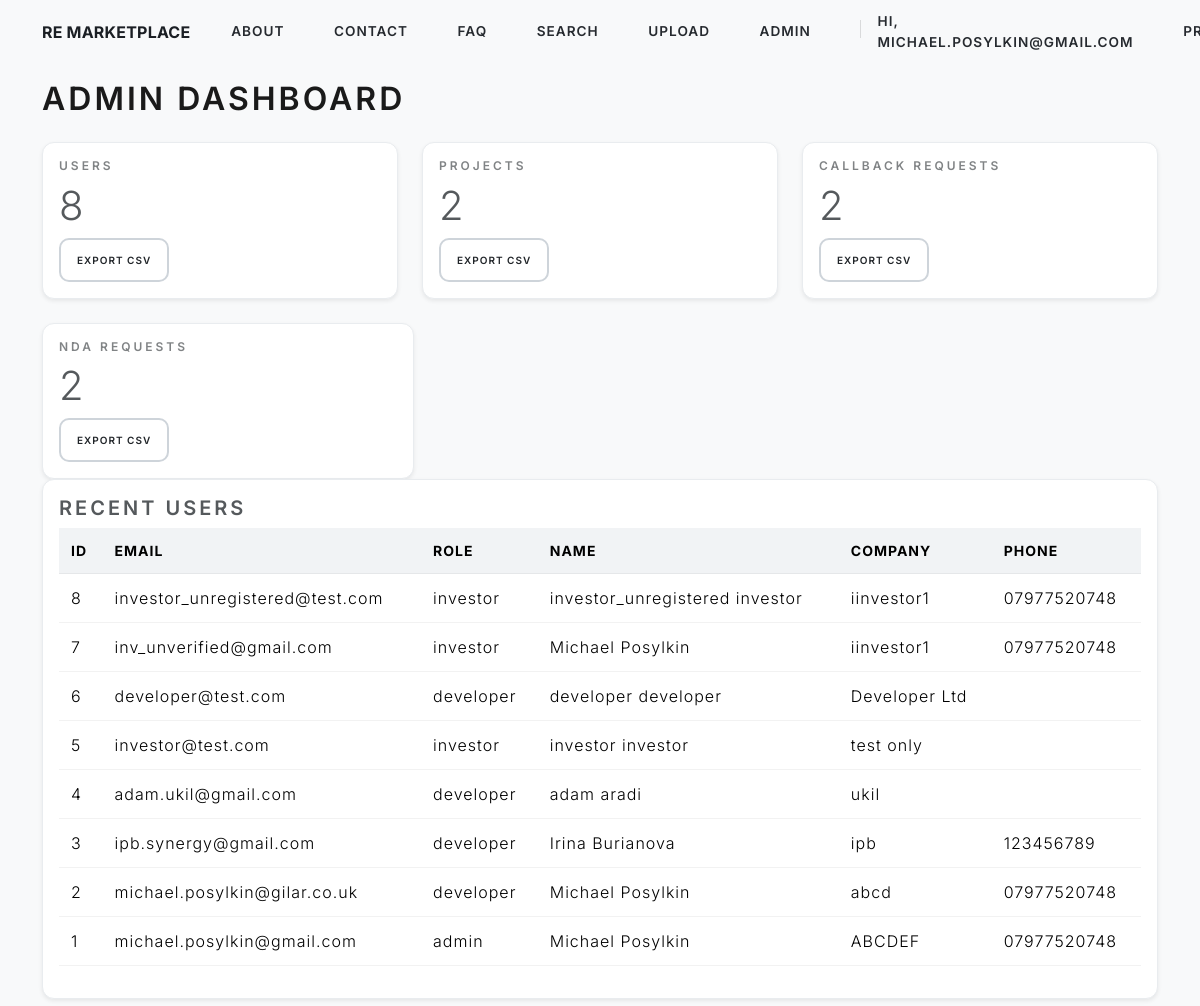
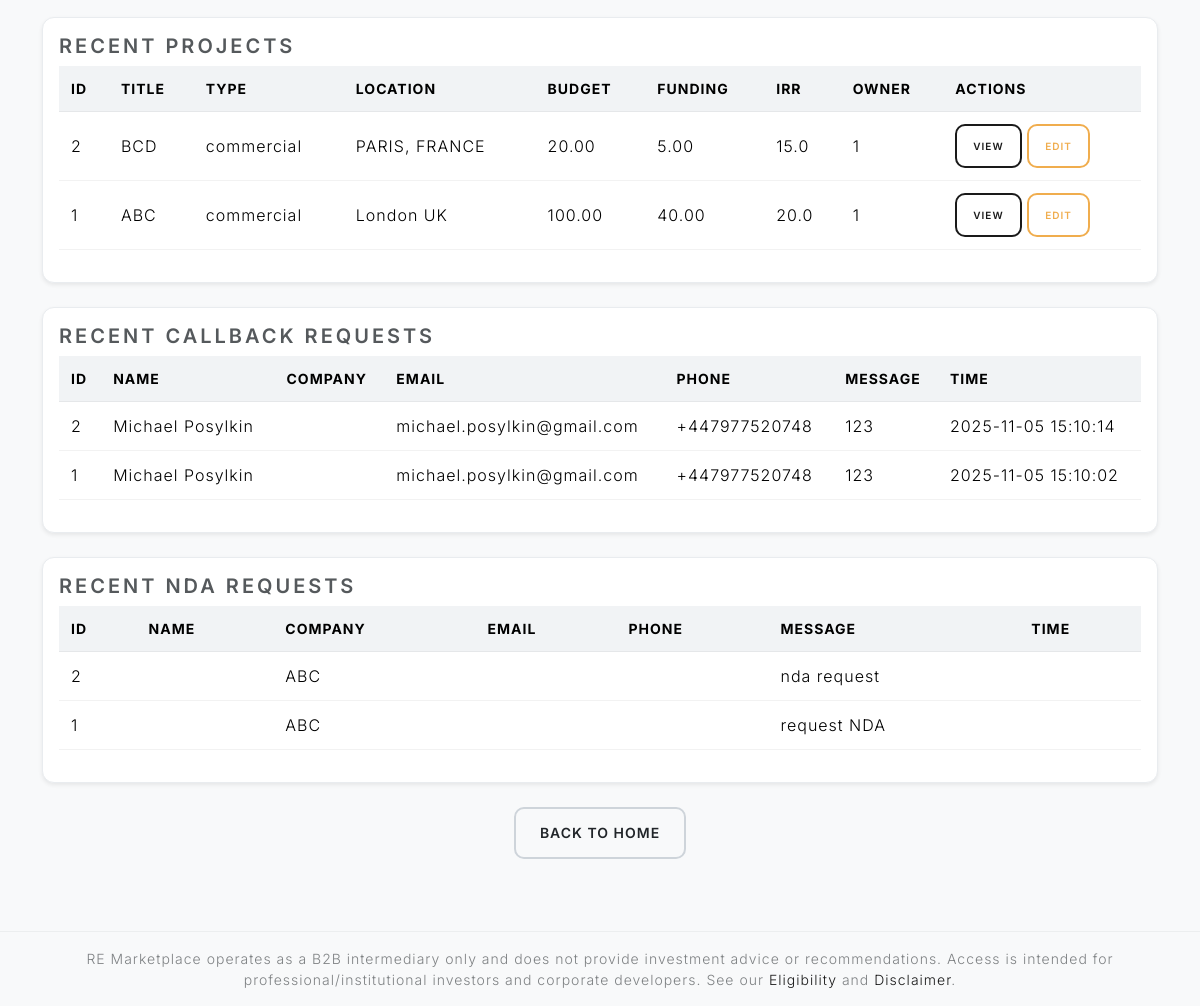
/admin-dashboard (signed in), run on the app's committed database (2 pictures, top to bottom).
### models.py (models this page shows, shortened)
class User(UserMixin, db.Model):
    id = db.Column(db.Integer, primary_key=True)
    email = db.Column(db.String(150), nullable=False, unique=True)
    password_hash = db.Column(db.String(150), nullable=False)
    role = db.Column(db.String(20), default='developer')
    track_record = db.Column(db.String(200), nullable=True)   # e.g. "10 years / 12 deals"
    geo_focus    = db.Column(db.String(150), nullable=True)   # e.g. "UK, DACH, Nordics"
    company_name = db.Column(db.String(150))
    position_in_company = db.Column(db.String(50))
    company_website = db.Column(db.String(255))
    company_address = db.Column(db.String(300))
    phone = db.Column(db.String(30))
    first_name = db.Column(db.String(100))
    surname = db.Column(db.String(100))
    aum = db.Column(db.String(20))  # values: 'lt50', '50-100', 'gt100'
    is_verified = db.Column(db.Boolean, nullable=False, default=False)
    projects = db.relationship('Project', backref='owner', lazy=True)
    preferences_json = db.Column(db.JSON, nullable=False, default=dict)
    @hybrid_property
    def preferred_asset_classes(self):
        return self._pref_get("preferred_asset_classes", "")
    @hybrid_property
    def location_type_preference(self):
        return self._pref_get("location_type_preference", "")
    @hybrid_property
    def target_min_irr(self):
        return self._pref_get("target_min_irr", "")
    @hybrid_property
    def email_updates(self):
        return bool(self._pref_get("email_updates", False))
    @hybrid_property
    def ticket_min(self):
        return self._pref_get("ticket_min", "")
    @hybrid_property
    def ticket_max(self):
        return self._pref_get("ticket_max", "")

class Project(db.Model):
    id = db.Column(db.Integer, primary_key=True)
    title = db.Column(db.String(200), nullable=False)
    description = db.Column(db.Text, nullable=False)
    project_type = db.Column(db.String(50), default='commercial')  # e.g., 'residential', 'commercial'
    budget = db.Column(db.Float, nullable=False)
    funding = db.Column(db.Float, nullable=False)
    duration = db.Column(db.Integer, nullable=True)
    irr = db.Column(db.Float, nullable=False)
    location = db.Column(db.String(100), nullable=False)
    risk_level = db.Column(db.Integer, default=5)  # 1-10 scale
    secured = db.Column(db.String(50), default='mezz')
    attachment_path = db.Column(db.String(300))
    timeline = db.Column(db.String(200), nullable=True)
    exit_strategy = db.Column(db.String(200), nullable=True)
    developer_tr = db.Column(db.String(200), nullable=True)
    website = db.Column(db.String(200), nullable=True)
    preapproved_facility = db.Column(db.String(100), nullable=True)
    brand_partnership = db.Column(db.String(100), nullable=True)
    MOIC_EM = db.Column(db.Float, nullable=True)
    sponsor_equity = db.Column(db.Float, nullable=False)
    location_type = db.Column(db.String(50), default='prime') # e.g., 'prime', 'non-prime'
    user_id = db.Column(db.Integer, db.ForeignKey('user.id'), nullable=False)  # New: Links to user

class CallbackRequest(db.Model):
    id = db.Column(db.Integer, primary_key=True)
    name = db.Column(db.String(100), nullable=False)
    company = db.Column(db.String(100))
    email = db.Column(db.String(120))
    phone = db.Column(db.String(50), nullable=False)
    message = db.Column(db.Text)
    timestamp = db.Column(db.DateTime, default=db.func.now())

class NDARequest(db.Model):
    id = db.Column(db.Integer, primary_key=True)
    user_id = db.Column(db.Integer, db.ForeignKey("user.id"), nullable=False)
    project_id = db.Column(db.Integer, db.ForeignKey("project.id"), nullable=True)
    company = db.Column(db.String(150), nullable=False)
    contact_name = db.Column(db.String(100), nullable=False)
    contact_email = db.Column(db.String(255), nullable=False)
    message = db.Column(db.Text, nullable=True)
    created_at = db.Column(db.DateTime, server_default=db.func.now())

### app.py (the view)
@app.route("/admin-dashboard")
@login_required
def admin_dashboard():
    if getattr(current_user, "role", "") != "admin":
        flash("Admin only.", "warning")
        return redirect(url_for("home"))
    users_count = db.session.query(func.count(User.id)).scalar()
    projects_count = db.session.query(func.count(Project.id)).scalar()
    try:
        callbacks_count = db.session.query(func.count(CallbackRequest.id)).scalar()
    except Exception:
        callbacks_count = 0
    try:
        nDAs_count = db.session.query(func.count(NDARequest.id)).scalar()
    except Exception:
        nDAs_count = 0
    recent_users = User.query.order_by(desc(User.id)).limit(10).all()
    recent_projects = Project.query.order_by(desc(Project.id)).limit(10).all()
    try:
        recent_callbacks = CallbackRequest.query.order_by(desc(CallbackRequest.timestamp)).limit(10).all()
    except Exception:
        recent_callbacks = []
    try:
        recent_NDA_Requests = NDARequest.query.order_by(desc(NDARequest.created_at)).limit(10).all()
    except Exception:
        recent_NDA_Requests = []
    return render_template(
        "admin_dashboard.html",
        users_count=users_count,
        projects_count=projects_count,
        callbacks_count=callbacks_count,
        nDAs_count=nDAs_count,
        recent_users=recent_users,
        recent_projects=recent_projects,
        recent_callbacks=recent_callbacks,
        recent_NDA_Requests=recent_NDA_Requests,
    )

### templates/admin_dashboard.html (shortened to what this page needs)
{% extends "base.html" %}
{% block content %}
<div class="container py-4">
  <h1 class="mb-4">Admin Dashboard</h1>
  <div class="row g-4 mb-4">
    <div class="col-md-4">
      <div class="card shadow-sm h-100">
        <div class="card-body">
          <h6 class="text-muted text-uppercase">Users</h6>
          <div class="display-6">{{ users_count }}</div>
          <a href="{{ url_for('export_users_csv') }}" class="btn btn-sm btn-outline-secondary mt-2">Export CSV</a>
        </div>
      </div>
    </div>
    <div class="col-md-4">
      <div class="card shadow-sm h-100">
        <div class="card-body">
          <h6 class="text-muted text-uppercase">Projects</h6>
          <div class="display-6">{{ projects_count }}</div>
          <a href="{{ url_for('export_projects_csv') }}" class="btn btn-sm btn-outline-secondary mt-2">Export CSV</a>
        </div>
      </div>
    </div>
    <div class="col-md-4">
      <div class="card shadow-sm h-100">
        <div class="card-body">
          <h6 class="text-muted text-uppercase">Callback Requests</h6>
          <div class="display-6">{{ callbacks_count }}</div>
          <a href="{{ url_for('export_callbacks_csv') }}" class="btn btn-sm btn-outline-secondary mt-2">Export CSV</a>
        </div>
      </div>
    </div>
  </div>
    <div class="col-md-4">
      <div class="card shadow-sm h-100">
        <div class="card-body">
          <h6 class="text-muted text-uppercase">NDA Requests</h6>
          <div class="display-6">{{ nDAs_count }}</div>
          <a href="{{ url_for('export_NDA_csv') }}" class="btn btn-sm btn-outline-secondary mt-2">Export CSV</a>
        </div>
      </div>
    </div>
  <div class="card mb-4 shadow-sm">
    <div class="card-body">
      <div class="d-flex justify-content-between align-items-center mb-2">
        <h4 class="card-title mb-0">Recent Users</h4>
      </div>
      <div class="table-responsive">
        <table class="table table-sm align-middle">
          <thead>
            <tr>
              <th>ID</th><th>Email</th><th>Role</th><th>Name</th><th>Company</th><th>Phone</th>
            </tr>
          </thead>
          <tbody>
            {% for u in recent_users %}
            <tr>
              <td>{{ u.id }}</td>
              <td>{{ u.email }}</td>
              <td>{{ u.role }}</td>
              <td>{{ (u.first_name or '') ~ ' ' ~ (u.surname or '') }}</td>
              <td>{{ u.company_name or '' }}</td>
              <td>{{ u.phone or '' }}</td>
            </tr>
            {% else %}
            <tr><td colspan="6" class="text-muted">No users.</td></tr>
            {% endfor %}
          </tbody>
        </table>
      </div>
    </div>
  </div>
  <div class="card mb-4 shadow-sm">
    <div class="card-body">
      <div class="d-flex justify-content-between align-items-center mb-2">
        <h4 class="card-title mb-0">Recent Projects</h4>
      </div>
      <div class="table-responsive">
        <table class="table table-sm align-middle">
          <thead>
            <tr>
              <th>ID</th><th>Title</th><th>Type</th><th>Location</th>
              <th>Budget</th><th>Funding</th><th>IRR</th><th>Owner</th><th>Actions</th>
            </tr>
          </thead>
          <tbody>
            {% for p in recent_projects %}
            <tr>
              <td>{{ p.id }}</td>
              <td>{{ p.title }}</td>
              <td>{{ p.project_type }}</td>
              <td>{{ p.location }}</td>
              <td>{{ "%.2f"|format(p.budget) if p.budget is not none }}</td>
              <td>{{ "%.2f"|format(p.funding) if p.funding is not none }}</td>
              <td>{{ "%.1f"|format(p.irr) if p.irr is not none }}</td>
              <td>{{ p.user_id }}</td>
              <td>
                <a class="btn btn-sm btn-outline-primary" href="{{ url_for('project_detail', project_id=p.id) }}">View</a>
                {% if current_user.is_authenticated and (current_user.role == 'admin' or current_user.id == p.user_id) %}
                  <a class="btn btn-sm btn-outline-warning" href="{{ url_for('edit_project', project_id=p.id) }}">Edit</a>
                {% endif %}
              </td>
            </tr>
            {% else %}
            <tr><td colspan="9" class="text-muted">No projects.</td></tr>
            {% endfor %}
          </tbody>
        </table>
      </div>
    </div>
  </div>
  <div class="card mb-4 shadow-sm">
    <div class="card-body">
      <div class="d-flex justify-content-between align-items-center mb-2">
        <h4 class="card-title mb-0">Recent Callback Requests</h4>
      </div>
      <div class="table-responsive">
        <table class="table table-sm align-middle">
          <thead>
            <tr>
              <th>ID</th><th>Name</th><th>Company</th><th>Email</th><th>Phone</th><th>Message</th><th>Time</th>
            </tr>
          </thead>
          <tbody>
            {% for c in recent_callbacks %}
            <tr>
              <td>{{ c.id }}</td>
              <td>{{ c.name }}</td>
              <td>{{ c.company or '' }}</td>
              <td>{{ c.email or '' }}</td>
              <td>{{ c.phone }}</td>
              <td>{{ (c.message or '')[:80] }}</td>
              <td>{{ c.timestamp }}</td>
            </tr>
            {% else %}
            <tr><td colspan="7" class="text-muted">No callback requests.</td></tr>
            {% endfor %}
          </tbody>
        </table>
      </div>
    </div>
  </div>
    <div class="card mb-4 shadow-sm">
      <div class="card-body">
        <div class="d-flex justify-content-between align-items-center mb-2">
          <h4 class="card-title mb-0">Recent NDA Requests</h4>
        </div>
        <div class="table-responsive">
          <table class="table table-sm align-middle">
            <thead>
              <tr>
                <th>ID</th><th>Name</th><th>Company</th><th>Email</th><th>Phone</th><th>Message</th><th>Time</th>
              </tr>
            </thead>
            <tbody>
              {% for c in recent_NDA_Requests %}
              <tr>
                <td>{{ c.id }}</td>
                <td>{{ c.name }}</td>
                <td>{{ c.company or '' }}</td>
                <td>{{ c.email or '' }}</td>
                <td>{{ c.phone }}</td>
                <td>{{ (c.message or '')[:80] }}</td>
                <td>{{ c.timestamp }}</td>
              </tr>
              {% else %}
              <tr><td colspan="7" class="text-muted">No NDA requests.</td></tr>
              {% endfor %}
            </tbody>
          </table>
        </div>
      </div>
    </div>
  <div class="text-center">
    <a href="{{ url_for('home') }}" class="btn btn-outline-secondary">Back to Home</a>
  </div>
</div>
{% endblock %}

### templates/base.html (shortened to what this page needs)
<!DOCTYPE html>
<html lang="en">
<head>
  <link rel="stylesheet" href="https://cdn.jsdelivr.net/npm/bootswatch@5.3.0/dist/lux/bootstrap.min.css">
  <link href="https://cdn.jsdelivr.net/npm/select2@4.1.0-rc.0/dist/css/select2.min.css" rel="stylesheet">
  <link rel="stylesheet" href="{{ url_for('static', filename='style.css') }}">
  <link rel="stylesheet" href="{{ url_for('static', filename='forms.css') }}">
</head>
<body>
  <nav class="navbar navbar-expand-lg navbar-light fixed-top pg-navbar">
    <div class="container">
      <a class="navbar-brand pg-brand" href="{{ url_for('home') }}">RE Marketplace</a>
      <div class="collapse navbar-collapse" id="pgNav">
        <ul class="navbar-nav ms-auto align-items-lg-center pg-menu">
          <li class="nav-item"><a class="nav-link" href="{{ url_for('about') }}">About</a></li>
          <li class="nav-item"><a class="nav-link" href="{{ url_for('contact') }}">Contact</a></li>
          <li class="nav-item"><a class="nav-link" href="{{ url_for('faq') }}">FAQ</a></li>
          {% if current_user.is_authenticated %}
             <li class="nav-item"><a class="nav-link" href="{{ url_for('search') }}">Search</a></li>
            {% if current_user.role in ['developer','admin'] %}
              <li class="nav-item"><a class="nav-link" href="{{ url_for('upload') }}">Upload</a></li>
            {% endif %}
            {% if current_user.role == 'admin' %}
              <li class="nav-item"><a class="nav-link" href="{{ url_for('admin_dashboard') }}">Admin</a></li>
            {% endif %}
            <li class="nav-item"><span class="nav-link small text-muted">Hi, {{ current_user.email }}</span></li>
            <li class="nav-item"><a class="nav-link" href="{{ url_for('profile') }}">Profile</a></li>
          {% else %}
            <li class="nav-item"><a class="nav-link" href="{{ url_for('login') }}">Log in</a></li>
            <li class="nav-item"><a class="btn btn-sm pg-cta" href="{{ url_for('register') }}">Register</a></li>
          {% endif %}
        </ul>
      </div>
    </div>
  </nav>
  <div class="pg-nav-spacer"></div
  <div class="container my-4">
    {% block content %}{% endblock %}
    <footer class="border-top mt-5 py-3 small text-center text-muted">
      RE Marketplace operates as a B2B intermediary only and does not provide investment advice or recommendations.
      Access is intended for professional/institutional investors and corporate developers.
      See our <a href="{{ url_for('eligibility') }}">Eligibility</a> and <a href="{{ url_for('disclaimer') }}">Disclaimer</a>.
    </footer>
</body>
</html>

### data on the page
User: email "MICHAEL.POSYLKIN@GMAIL.COM", id "1", email "michael.posylkin@gmail.com", role "admin", first_name+surname "Michael Posylkin", company_name "ABCDEF", phone "07977520748"
User: id "8", email "investor_unregistered@test.com", role "investor", first_name+surname "investor_unregistered investor", company_name "iinvestor1", phone "07977520748"
User: id "7", email "inv_unverified@gmail.com", role "investor", first_name+surname "Michael Posylkin", company_name "iinvestor1", phone "07977520748"
User: id "6", email "developer@test.com", role "developer", first_name+surname "developer developer", company_name "Developer Ltd"
User: id "5", email "investor@test.com", role "investor", first_name+surname "investor investor", company_name "test only"
User: id "4", email "adam.ukil@gmail.com", role "developer", first_name+surname "adam aradi", company_name "ukil"
User: id "3", email "ipb.synergy@gmail.com", role "developer", first_name+surname "Irina Burianova", company_name "ipb", phone "123456789"
User: id "2", email "michael.posylkin@gilar.co.uk", role "developer", first_name+surname "Michael Posylkin", company_name "abcd", phone "07977520748"
Project: id "2", title "BCD", project_type "commercial", location "PARIS, FRANCE", budget "20.00", funding "5.00", irr "15.0", user_id "1"
Project: id "1", title "ABC", project_type "commercial", location "London UK", budget "100.00", funding "40.00", irr "20.0", user_id "1"
CallbackRequest: id "2", name "Michael Posylkin", email "michael.posylkin@gmail.com", phone "+447977520748", message "123", timestamp "2025-11-05 15:10:14"
CallbackRequest: id "1", name "Michael Posylkin", email "michael.posylkin@gmail.com", phone "+447977520748", message "123", timestamp "2025-11-05 15:10:02"
NDARequest: id "2", company "ABC", message "nda request"
NDARequest: id "1", company "ABC", message "request NDA"

### other printed values
{{ users_count }} "8"
{{ projects_count }} "2"
{{ callbacks_count }} "2"
{{ nDAs_count }} "2"
